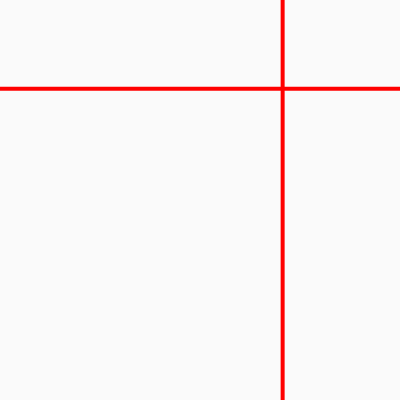
Frame 1 (no input)
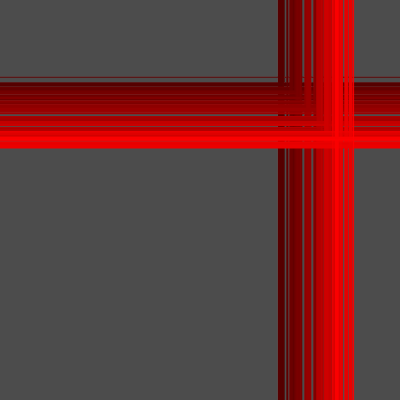
Frame 60 (no input)
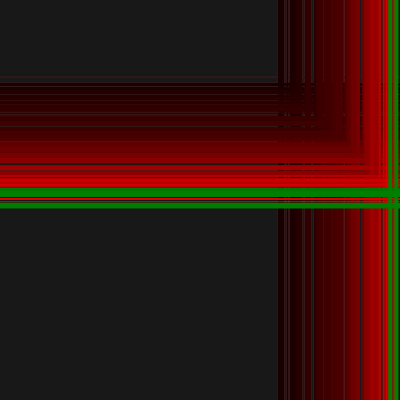
Frame 120 (the mouse pressed at the canvas centre since frame 60)

The p5.js sketch that drew these frames (run headless with seeded random() and noise() and a simulated clock; from frame 60 on, the mouse is pressed at the canvas centre):

// p5.js sketch
// ── sketch.js
// https://editor.p5js.org/p5name/sketches/IfOxC4gMZ
// ims black-n rgg-1 gitter

let my = {};

function setup() {
  my.strokeWeights = [1,2,4]
  my.gitter = 10;
  my.bgAlpha = 5;
  my.width = 400;
  my.height = 400;
  my.xpos = 0;
  my.ypos = 0;
  my.xspeed = 1;
  my.yspeed = 1;
  // my.xlen = 0;
  // my.ylen = 0;
  my.debug = 1;
  // my.fullScreenBtn = 0;
  my.startTime = 0;
  my.changeTime = 5.0;
  my.colors = ["red", "green", "gold"];
  my.colorIndex = 0;

  if (!my.debug) {
    my.width = windowWidth;
    my.height = windowHeight;
  }
  createCanvas(my.width, my.height);
  noStroke();

  my.fullScreenBtn = createButton("Full Screen");
  my.fullScreenBtn.mousePressed(full_screen_action);
  my.fullScreenBtn.style("font-size:42px");

  my.startTime = millis() / 1000.0;

  new_pos();

}

function draw() {
  background(0, my.bgAlpha);

  strokeWeight(random(my.strokeWeights));
  // stroke(255);
  stroke(my.colors[my.colorIndex]);

  let x = my.xpos + random(-my.gitter,my.gitter);
  let y = my.ypos + random(-my.gitter,my.gitter);
  
  line(0, y, width, y);

  line(x, 0, x, height);

  update_bounce();
}

function update_bounce() {
  my.ypos += my.yspeed;
  if (my.ypos > height || my.ypos < 0) {
    my.yspeed *= -1;
    changeColor();
  }
  my.xpos += my.xspeed ;
  if (my.xpos > width || my.xpos < 0) {
    my.xspeed *= -1;
    changeColor();
  }
}

function changeColor() {
  my.colorIndex = (my.colorIndex + 1) % my.colors.length;
}

function new_pos() {
  my.xpos = random(0, width);
  my.ypos = random(0, height);
}

function check_time() {
  let now = millis() / 1000;
  if (now - my.startTime > my.changeTime) {
    my.startTime = now;
    new_pos();
  }
}

// From
// https://editor.p5js.org/jht1493/sketches/5LgILr8RF

function full_screen_action() {
  my.fullScreenBtn.remove();
  fullscreen(1);
  let delay = 3000;
  setTimeout(ui_present_window, delay);
}

function ui_present_window() {
  resizeCanvas(windowWidth, windowHeight);
  // init_dim();
}

// https://editor.p5js.org/jht9629-nyu/sketches/8Iazn1D_P
// ims black-n white-1

// https://editor.p5js.org/jht9629-nyu/sketches/3VKJ-q8ar
// ims03-jht scrolling color bars

// https://editor.p5js.org/jht9629-nyu/sketches/Mpgun-Kti
// ims black-n white-1 bounce

// https://editor.p5js.org/p5name/sketches/bpUutVbYo
// ims black-n rgg-1 bounce

// https://thecodingtrain.com/tracks/the-nature-of-code-2/noc/perlin/intro-to-perlin-noise

// https://editor.p5js.org/p5name/sketches/vlm26-OWl
// ims black-n rgg-1 noise
